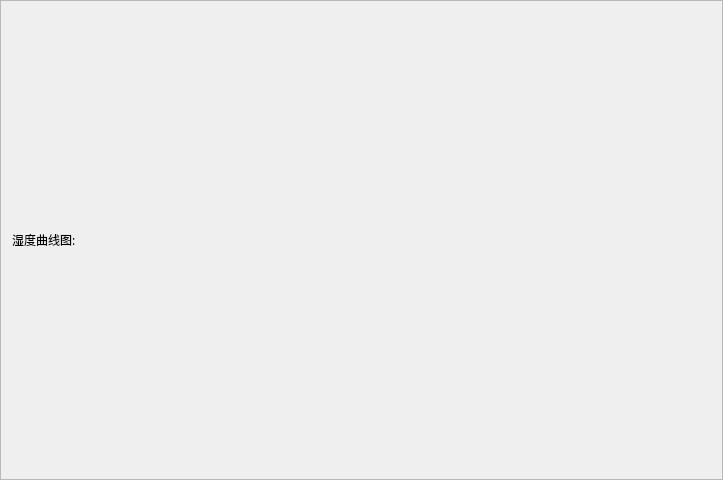
<?xml version="1.0" encoding="UTF-8"?>
<ui version="4.0">
 <class>hfWetDisplay</class>
 <widget class="QFrame" name="hfWetDisplay">
  <property name="geometry">
   <rect>
    <x>0</x>
    <y>0</y>
    <width>723</width>
    <height>480</height>
   </rect>
  </property>
  <property name="font">
   <font>
    <family>黑体</family>
   </font>
  </property>
  <property name="windowTitle">
   <string>Frame</string>
  </property>
  <property name="frameShape">
   <enum>QFrame::StyledPanel</enum>
  </property>
  <property name="frameShadow">
   <enum>QFrame::Raised</enum>
  </property>
  <layout class="QVBoxLayout" name="verticalLayout_2">
   <item>
    <layout class="QVBoxLayout" name="verticalLayout">
     <item>
      <widget class="QLabel" name="wet_display_hint">
       <property name="text">
        <string>湿度曲线图:</string>
       </property>
      </widget>
     </item>
    </layout>
   </item>
  </layout>
 </widget>
 <resources/>
 <connections/>
</ui>
